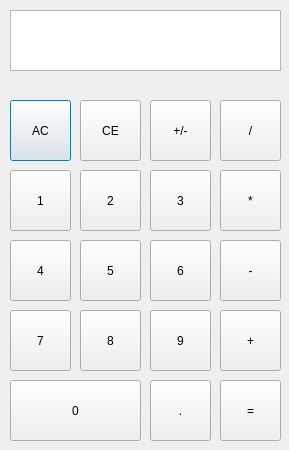
<?xml version="1.0" encoding="UTF-8"?>
<ui version="4.0">
 <class>Dialog</class>
 <widget class="QDialog" name="Dialog">
  <property name="geometry">
   <rect>
    <x>0</x>
    <y>0</y>
    <width>289</width>
    <height>450</height>
   </rect>
  </property>
  <property name="windowTitle">
   <string>Dialog</string>
  </property>
  <widget class="QTextBrowser" name="textBrowser">
   <property name="geometry">
    <rect>
     <x>10</x>
     <y>10</y>
     <width>271</width>
     <height>61</height>
    </rect>
   </property>
  </widget>
  <widget class="QPushButton" name="btn_AC">
   <property name="geometry">
    <rect>
     <x>10</x>
     <y>100</y>
     <width>61</width>
     <height>61</height>
    </rect>
   </property>
   <property name="text">
    <string>AC</string>
   </property>
  </widget>
  <widget class="QPushButton" name="btn_CE">
   <property name="geometry">
    <rect>
     <x>80</x>
     <y>100</y>
     <width>61</width>
     <height>61</height>
    </rect>
   </property>
   <property name="text">
    <string>CE</string>
   </property>
  </widget>
  <widget class="QPushButton" name="btn_sign">
   <property name="geometry">
    <rect>
     <x>150</x>
     <y>100</y>
     <width>61</width>
     <height>61</height>
    </rect>
   </property>
   <property name="text">
    <string>+/-</string>
   </property>
  </widget>
  <widget class="QPushButton" name="btn_divide">
   <property name="geometry">
    <rect>
     <x>220</x>
     <y>100</y>
     <width>61</width>
     <height>61</height>
    </rect>
   </property>
   <property name="text">
    <string>/</string>
   </property>
  </widget>
  <widget class="QPushButton" name="btn_1">
   <property name="geometry">
    <rect>
     <x>10</x>
     <y>170</y>
     <width>61</width>
     <height>61</height>
    </rect>
   </property>
   <property name="text">
    <string>1</string>
   </property>
  </widget>
  <widget class="QPushButton" name="btn_2">
   <property name="geometry">
    <rect>
     <x>80</x>
     <y>170</y>
     <width>61</width>
     <height>61</height>
    </rect>
   </property>
   <property name="text">
    <string>2</string>
   </property>
  </widget>
  <widget class="QPushButton" name="btn_3">
   <property name="geometry">
    <rect>
     <x>150</x>
     <y>170</y>
     <width>61</width>
     <height>61</height>
    </rect>
   </property>
   <property name="text">
    <string>3</string>
   </property>
  </widget>
  <widget class="QPushButton" name="btn_4">
   <property name="geometry">
    <rect>
     <x>10</x>
     <y>240</y>
     <width>61</width>
     <height>61</height>
    </rect>
   </property>
   <property name="text">
    <string>4</string>
   </property>
  </widget>
  <widget class="QPushButton" name="btn_5">
   <property name="geometry">
    <rect>
     <x>80</x>
     <y>240</y>
     <width>61</width>
     <height>61</height>
    </rect>
   </property>
   <property name="text">
    <string>5</string>
   </property>
  </widget>
  <widget class="QPushButton" name="btn_6">
   <property name="geometry">
    <rect>
     <x>150</x>
     <y>240</y>
     <width>61</width>
     <height>61</height>
    </rect>
   </property>
   <property name="text">
    <string>6</string>
   </property>
  </widget>
  <widget class="QPushButton" name="btn_7">
   <property name="geometry">
    <rect>
     <x>10</x>
     <y>310</y>
     <width>61</width>
     <height>61</height>
    </rect>
   </property>
   <property name="text">
    <string>7</string>
   </property>
  </widget>
  <widget class="QPushButton" name="btn_8">
   <property name="geometry">
    <rect>
     <x>80</x>
     <y>310</y>
     <width>61</width>
     <height>61</height>
    </rect>
   </property>
   <property name="text">
    <string>8</string>
   </property>
  </widget>
  <widget class="QPushButton" name="btn_9">
   <property name="geometry">
    <rect>
     <x>150</x>
     <y>310</y>
     <width>61</width>
     <height>61</height>
    </rect>
   </property>
   <property name="text">
    <string>9</string>
   </property>
  </widget>
  <widget class="QPushButton" name="btn_0">
   <property name="geometry">
    <rect>
     <x>10</x>
     <y>380</y>
     <width>131</width>
     <height>61</height>
    </rect>
   </property>
   <property name="autoFillBackground">
    <bool>false</bool>
   </property>
   <property name="text">
    <string>0</string>
   </property>
  </widget>
  <widget class="QPushButton" name="btn_multiply">
   <property name="geometry">
    <rect>
     <x>220</x>
     <y>170</y>
     <width>61</width>
     <height>61</height>
    </rect>
   </property>
   <property name="text">
    <string>*</string>
   </property>
  </widget>
  <widget class="QPushButton" name="btn_minus">
   <property name="geometry">
    <rect>
     <x>220</x>
     <y>240</y>
     <width>61</width>
     <height>61</height>
    </rect>
   </property>
   <property name="text">
    <string>-</string>
   </property>
  </widget>
  <widget class="QPushButton" name="btn_plus">
   <property name="geometry">
    <rect>
     <x>220</x>
     <y>310</y>
     <width>61</width>
     <height>61</height>
    </rect>
   </property>
   <property name="text">
    <string>+</string>
   </property>
  </widget>
  <widget class="QPushButton" name="btn_dot">
   <property name="geometry">
    <rect>
     <x>150</x>
     <y>380</y>
     <width>61</width>
     <height>61</height>
    </rect>
   </property>
   <property name="text">
    <string>.</string>
   </property>
  </widget>
  <widget class="QPushButton" name="btn_equal">
   <property name="geometry">
    <rect>
     <x>220</x>
     <y>380</y>
     <width>61</width>
     <height>61</height>
    </rect>
   </property>
   <property name="text">
    <string>=</string>
   </property>
  </widget>
 </widget>
 <resources/>
 <connections/>
</ui>
